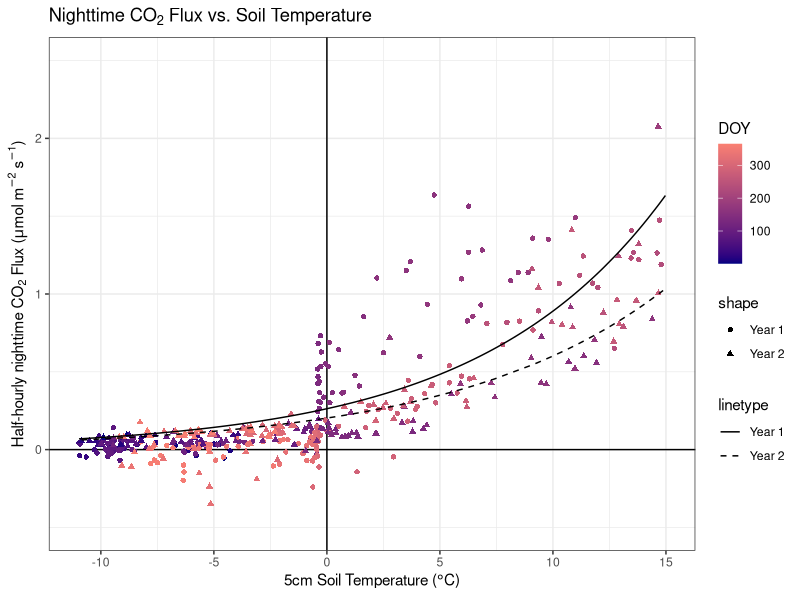
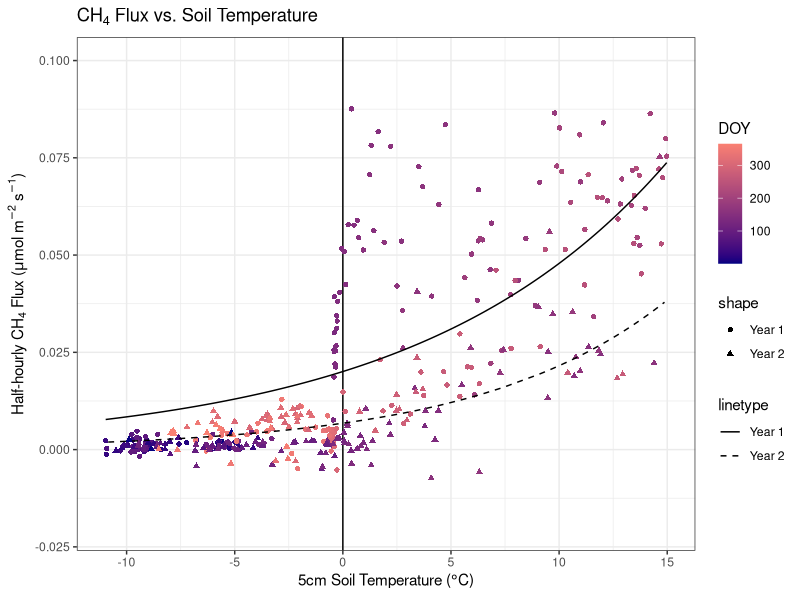

These figures' R source, in order:
## ---- chunk 1
rm(list = ls())
Sys.setenv(TZ = "UTC")

library(data.table)
library(ggplot2)
library(lubridate)
library(tidyverse)
## ---- chunk 2

df_avg_y1 <- fread('./year1_daily_avg.csv')
df_avg_y2 <- fread('./year2_daily_avg.csv')

#Creates dataframe with both years of data
df_merge <- merge(df_avg_y1, df_avg_y2, by = "DOY", suffixes = c(".y1", ".y2"))

## ---- chunk 3


### Year 1

#co2
exp_model.y1 <- nls(FC_night.y1 ~ a * exp(b * TS_1_05_1.y1), data = df_merge, start = list(a = 1, b = 0.1))

# Generate predicted values
df_merge$predicted.y1 <- predict(exp_model.y1, newdata = df_merge)



#ch4
exp_model_ch4.y1 <- nls(FCH4.y1 ~ a * exp(b * TS_1_05_1.y1), data = df_merge, start = list(a = 1, b = 0.1))

# Generate predicted values
df_merge$predicted_ch4.y1 <- predict(exp_model_ch4.y1, newdata = df_merge)


### Year 2

exp_model.y2 <- nls(FC_night.y2 ~ a * exp(b * TS_1_05_1.y2), data = df_merge, start = list(a = 1, b = 0.1))

# Generate predicted values
df_merge$predicted.y2 <- predict(exp_model.y2, newdata = df_merge)

#ch4
exp_model_ch4.y2 <- nls(FCH4.y2 ~ a * exp(b * TS_1_05_1.y2), data = df_merge, start = list(a = 1, b = 0.1))

# Generate predicted values
df_merge$predicted_ch4.y2 <- predict(exp_model_ch4.y2, newdata = df_merge)


## ---- chunk 4

#Plots flux variables vs. 5cm soil temp to visualize temperature/co2 flux relationship

## Temp relationship plots with daily averages

# FC_night vs. soil temp; used to estimate RECO without temp correlation or gap filling

co2model <- ggplot(data=df_merge)+
  theme_bw()+
  geom_hline(yintercept = 0)+
  geom_vline(xintercept = 0)+
  geom_point(aes(x=TS_1_05_1.y1, y=FC_night.y1, col = DOY, shape = "Year 1"))+
  geom_point(aes(x=TS_1_05_1.y2, y=FC_night.y2, col = DOY, shape = "Year 2"))+
  geom_line(aes(x = TS_1_05_1.y1, y = predicted.y1, linetype = "Year 1"))+
  geom_line(aes(x = TS_1_05_1.y2, y = predicted.y2, linetype = "Year 2"))+
scale_color_gradient(low = "navy", high = "salmon")+
  scale_shape_manual(values = c("Year 1" = 16, "Year 2" = 17))+
  scale_linetype_manual(values = c("Year 1" = "solid", "Year 2" = "dashed"))+
  labs(
    x = expression("5cm Soil Temperature ("*degree*"C)"),
    y = expression("Half-hourly nighttime CO"[2] * " Flux ("*mu*mol~m^-2~s^-1*")"),
    title = expression("Nighttime CO"[2] * " Flux vs. Soil Temperature")
  )+
  scale_x_continuous(limits=c(-11,15))+
  scale_y_continuous(limits=c(-0.5,2.5))

co2model

# png(filename = './co2model.png',width = 9.3,height = 5.9,units = 'in',res = 2000)
# co2model
# dev.off()

#Methane vs. soil temp

ch4model <- ggplot(data=df_merge)+
  geom_vline(xintercept=0)+
  theme_bw()+
  geom_point(aes(x=TS_1_05_1.y1, y=FCH4.y1*(1/1000), col = DOY, shape = "Year 1"))+
  geom_point(aes(x=TS_1_05_1.y2, y=FCH4.y2*(1/1000), col = DOY, shape = "Year 2"))+
  geom_line(aes(x = TS_1_05_1.y1, y = predicted_ch4.y1*(1/1000), linetype = "Year 1"))+
  geom_line(aes(x = TS_1_05_1.y2, y = predicted_ch4.y2*(1/1000), linetype = "Year 2"))+
scale_color_gradient(low = "navy", high = "salmon")+
scale_linetype_manual(values = c("Year 1" = "solid", "Year 2" = "dashed"))+
  labs(
    x = expression("5cm Soil Temperature ("*degree*"C)"),
    y = expression("Half-hourly CH"[4] * " Flux ("*mu*mol~m^-2~s^-1*")"),
    title = expression("CH"[4] * " Flux vs. Soil Temperature")
  )+
  scale_x_continuous(limits = c(-11, 15))+
  scale_y_continuous(limits = c(-0.02, .10))+
  scale_shape_manual(values = c("Year 1" = 16, "Year 2" = 17))

ch4model

# png(filename = './ch4model.png',width = 9.3,height = 5.9,units = 'in',res = 2000)
# ch4model
# dev.off()


